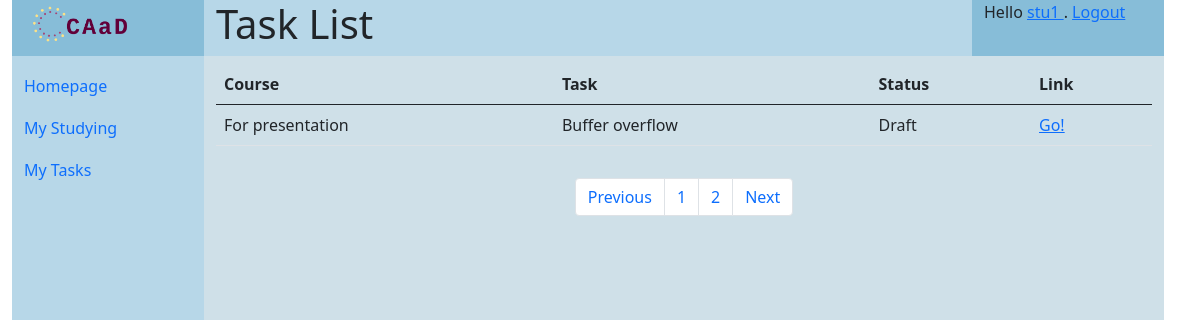
Screenshot of /courses/myTasks?page=2 (signed in) with the database file from the repository.
### homeworks/models.py (models this page shows, shortened)
class Task(models.Model):
    TASK_STATUS = [(0, 'draft'), (1, 'running'), (2, 'closed')]
    title = models.CharField('title', max_length=64)
    description = models.CharField('description', max_length=1024)
    tips = models.CharField('tips', max_length=1024, blank=True)
    answer = models.CharField('answer', max_length=1024, blank=True)
    have_docker = models.BooleanField("have docker experiment", default=False)
    dockerfile = models.OneToOneField(DockerFile, on_delete=models.SET_NULL, blank=True, null=True)
    auxiliary_file = models.OneToOneField(SubmissionFile, on_delete=models.SET_NULL, blank=True, null=True)
    status = models.IntegerField(
        'homework status', choices=TASK_STATUS, default=0)
    create_date = models.DateTimeField('date created', default=timezone.now())
    close_date = models.DateTimeField(
        'date to close', default=timezone.now() + timedelta(days=30))
    course = models.ForeignKey(Course, on_delete=models.CASCADE, related_name="tasks", null=True)
    creator = models.ForeignKey(User, on_delete=models.CASCADE, related_name="tasks_created", null=True)

### courses/models.py (models this page shows, shortened)
class Course(models.Model):
    name = models.CharField('course name', max_length=32)
    password = models.CharField('joining password', max_length=8)
    description = models.CharField('description', max_length=512)
    is_open = models.BooleanField("Is open to all", default=True)
    create_date = models.DateTimeField('date created up', default=now())
    creator = models.ForeignKey(User, on_delete=models.CASCADE)
    @classmethod
    def get_all_student_courses(cls, user):
        member_record = CourseMember.objects.filter(user=user)
        member_teacher = member_record.filter(type = 3)
        student_list = []
        for member in member_teacher:
            if member.course.pk not in student_list:
                student_list.append(member.course.pk)
        return student_list

### courses/views_my.py (the view)
# urls.py: path('myTasks', views_my.MyTasksListView.as_view(), name='tasks_list_my'),
class MyTasksListView(ListView):
    paginate_by = 10
    template_name = 'courses/tasks.html'
    context_object_name = 'task_list'
    def get_queryset(self):
        user = self.request.user
        student_list = Course.get_all_student_courses(self.request.user)
        return Task.objects.filter(course__pk__in=student_list)
    def get_context_data(self, *args, object_list=None, **kwargs):
        context = super().get_context_data(*args, object_list=object_list, **kwargs)
        context['title'] = "Task List"
        return context

### templates/courses/tasks.html
{% extends 'generics/base.html' %}
{% block content %}
<div class="container mt-2">
<table class="table">
<thead>
    <tr>
    <th scope="col">Course</th>
    <th scope="col">Task</th>
    <th scope="col">Status</th>
    <th scope="col">Link</th>
    </tr>
</thead>
{% for task in task_list %}
    <tr>
        <td>
            {{ task.course.name }}
        </td>
        <td>
            {{ task.title }}
        </td>
        <td>
            {% if task.status == 0 %}
            Draft
            {% elif task.status == 1 %}
            Running
            {% else %}
            Closed
            {% endif %}
        </td>
        <td>
            <a href="{% url 'courses:task_detail' task.pk %}">
                Go!
            </a>
        </td>
    </tr>
{% endfor %}
</table>
</div>
{% if page_obj %}
<nav aria-label="Page navigation example">
<ul class="pagination d-flex justify-content-center m-3">
    {% if page_obj.has_previous %}
        <li class="page-item"><a class="page-link" href="?page={{ page_obj.previous_page_number }}">Previous</a></li>
        {% else %}
        <li class="page-item"><a class="page-link disabled" href="#" disabled>Previous</a></li>
    {% endif %}
    {% for object in page_obj.paginator.page_range %}
        <li class="page-item">
            <a class="page-link" href="?page={{ forloop.counter }}">{{ forloop.counter }}</a>
        </li>
    {% endfor %}
    {% if page_obj.has_next %}
        <li class="page-item"><a class="page-link" href="?page={{ page_obj.next_page_number }}">Next</a></li>
        {% else %}
        <li class="page-item"><a class="page-link disabled" href="#" disabled>Next</a></li>
    {% endif %}
</ul>
</nav>
{% endif %}
{% endblock content %}

### templates/generics/base.html (shortened to what this page needs)
{% load static %}
<!DOCTYPE html>
<html>
    <head>
        <link href="{% static 'css/bootstrap.min.css' %}" rel="stylesheet">
        <link rel="stylesheet" href="{% static 'css/base.css' %}">
    </head>
    <body>
<div id="header" class="header container-fluid row">
    <div class="logo col-sm-2 center">
        <a href="{% url 'index' %}"><img src="{% static 'images/logo.png' %}" alt="CAaD" width="" height="50"></a>
    </div>
        <div class="title col-sm-8">
            <h1>{{ title | default:"Fill in title variable" }}<h1>
        </div>
    <div class="user col-sm-2">
        {% block status %}
            {% if user.is_authenticated %}
            Hello
            <a href="{% url 'users:profile' user.username %}">
            {{ user.username }}
            </a>
            . <a href="{% url 'users:logout' %}">Logout</a>
            {% else %}
            Anonymous User. <a href="{% url 'login' %}">Login</a>
            {% endif %}
        {% endblock status %}
    </div>
</div>
<div id="body" class="container-fluid row">
    <div class="navi col-sm-2 flex-fill">
    <nav class="navbar navbar-default" role="navigation">
        <ul class="nav nav-pills flex-column">
            <li class="nav-item">
                <a class="nav-link" href='{% url "index" %}'>Homepage</a>
            </li>
            {% block navigation %}
            <li class="nav-item">
                <a class="nav-link" href='{% url "courses:studying_list_my" %}'>My Studying</a>
            </li>
            <li class="nav-item">
                <a class="nav-link" href='{% url "courses:tasks_list_my" %}'>My Tasks</a>
            </li>
            {% endblock %}
        </ul>
    </nav>
    </div>
    <div class="content col-sm-10 container">
    <div class="row align-items-center">
        {% block content%}{% endblock %}
    </div>
    </div>
</div>
    </body>
</html>

### statics/css/base.css (style rules this page uses)
.logo { background-color: #87bdd8; }
.user { background-color: #87bdd8; }
.title { background-color: #b7d7e8; }
#body { min-height: 90vh; }
.navi { background-color: #b7d7e8; }
.nav-link { padding-left: 0; padding-top: 10px; }
.content { background-color: #cfe0e8; border-top: 10px; }

### rows the page displays
Task: course.name "For presentation", title "Buffer overflow", status "Draft"

### other values shown
{{ user.username }} "stu1"
